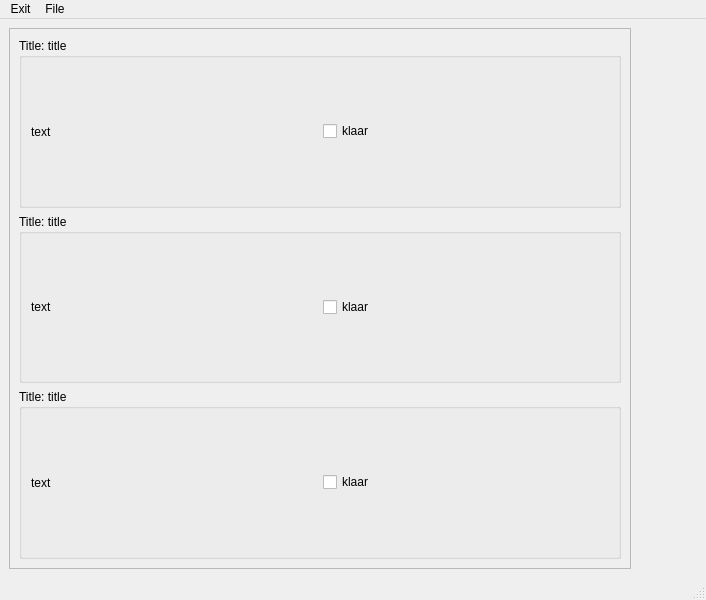
<?xml version="1.0" encoding="UTF-8"?>
<ui version="4.0">
 <class>MainWindow</class>
 <widget class="QMainWindow" name="MainWindow">
  <property name="geometry">
   <rect>
    <x>0</x>
    <y>0</y>
    <width>706</width>
    <height>600</height>
   </rect>
  </property>
  <property name="windowTitle">
   <string>MainWindow</string>
  </property>
  <widget class="QWidget" name="centralwidget_add">
   <layout class="QHBoxLayout" name="horizontalLayout">
    <item>
     <widget class="QScrollArea" name="scrollArea">
      <property name="widgetResizable">
       <bool>true</bool>
      </property>
      <widget class="QWidget" name="scrollAreaWidgetContents">
       <property name="geometry">
        <rect>
         <x>0</x>
         <y>0</y>
         <width>628</width>
         <height>547</height>
        </rect>
       </property>
       <layout class="QVBoxLayout" name="verticalLayout">
        <item>
         <widget class="QGroupBox" name="groupBox">
          <property name="title">
           <string>Title: title</string>
          </property>
          <layout class="QHBoxLayout" name="horizontalLayout_2">
           <item>
            <widget class="QLabel" name="label">
             <property name="text">
              <string>text</string>
             </property>
            </widget>
           </item>
           <item>
            <widget class="QCheckBox" name="checkBox">
             <property name="text">
              <string>klaar</string>
             </property>
            </widget>
           </item>
          </layout>
         </widget>
        </item>
        <item>
         <widget class="QGroupBox" name="groupBox_2">
          <property name="title">
           <string>Title: title</string>
          </property>
          <layout class="QHBoxLayout" name="horizontalLayout_3">
           <item>
            <widget class="QLabel" name="label_2">
             <property name="text">
              <string>text</string>
             </property>
            </widget>
           </item>
           <item>
            <widget class="QCheckBox" name="checkBox_2">
             <property name="text">
              <string>klaar</string>
             </property>
            </widget>
           </item>
          </layout>
         </widget>
        </item>
        <item>
         <widget class="QGroupBox" name="groupBox_3">
          <property name="title">
           <string>Title: title</string>
          </property>
          <layout class="QHBoxLayout" name="horizontalLayout_4">
           <item>
            <widget class="QLabel" name="label_4">
             <property name="text">
              <string>text</string>
             </property>
            </widget>
           </item>
           <item>
            <widget class="QCheckBox" name="checkBox_4">
             <property name="text">
              <string>klaar</string>
             </property>
            </widget>
           </item>
          </layout>
         </widget>
        </item>
       </layout>
      </widget>
     </widget>
    </item>
    <item>
     <widget class="Smiley" name="smiley" native="true">
      <property name="minimumSize">
       <size>
        <width>60</width>
        <height>50</height>
       </size>
      </property>
     </widget>
    </item>
   </layout>
  </widget>
  <widget class="QMenuBar" name="menubar">
   <property name="geometry">
    <rect>
     <x>0</x>
     <y>0</y>
     <width>706</width>
     <height>17</height>
    </rect>
   </property>
   <widget class="QMenu" name="menuexit">
    <property name="title">
     <string>Exit</string>
    </property>
    <addaction name="actionexit"/>
   </widget>
   <widget class="QMenu" name="menuFile">
    <property name="title">
     <string>File</string>
    </property>
    <addaction name="actionsave"/>
    <addaction name="actionopen"/>
   </widget>
   <addaction name="menuexit"/>
   <addaction name="menuFile"/>
  </widget>
  <widget class="QStatusBar" name="statusbar"/>
  <action name="actionexit">
   <property name="text">
    <string>exit</string>
   </property>
  </action>
  <action name="actionsave">
   <property name="text">
    <string>save</string>
   </property>
  </action>
  <action name="actionopen">
   <property name="text">
    <string>open</string>
   </property>
  </action>
  <action name="actionsave_2">
   <property name="text">
    <string>save</string>
   </property>
  </action>
 </widget>
 <customwidgets>
  <customwidget>
   <class>Smiley</class>
   <extends>QWidget</extends>
   <header>smiley.h</header>
   <container>1</container>
  </customwidget>
 </customwidgets>
 <resources/>
 <connections/>
</ui>
